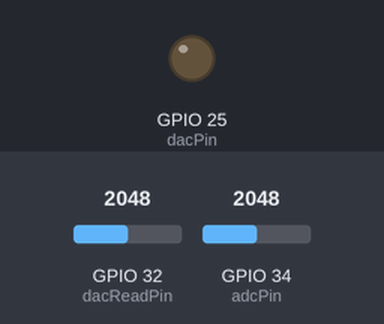
The sketch below on a simulated ESP32. Parts: output pins drawn as LEDs (lit = HIGH). The test bench sets the inputs (shaded band); at power-on: GPIO 32 (dacReadPin) = 2048, GPIO 34 (adcPin) = 2048 (analog values on the 0–4095 scale). What the sketch prints to the serial monitor is not drawn.

Above: at 0.0 s.
At 0.9 s:
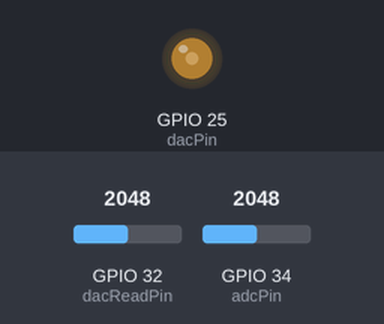
Timing chart, 0 to 39.4 s (numbered marks = the images above):
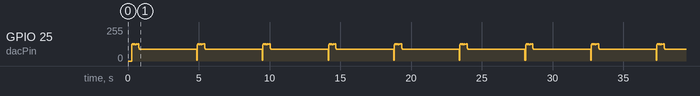

The sketch:

ProyectoTest2.ino
```cpp
// ESP32_measure_with_dac_read.ino
#include <Arduino.h>

const int dacPin = 25;       // DAC1 (salida)
const int adcPin = 34;       // mide Vout (entre Rlimit y phantom)
const int dacReadPin = 32;   // ADC pin donde conectas un jumper desde DAC (para medir Vin real)

const int sampleRate = 20000; // 20 kHz
const int freq = 1000;
const int samples = 2000;    // aumentar para mejor SNR

uint16_t rawADC_vout[samples];
uint16_t rawADC_vin[samples];
float VinArray[samples];

void setup() {
  Serial.begin(115200);
  analogReadResolution(12);              // 0-4095
  analogSetAttenuation(ADC_11db);        // medir hasta ~3.3V
  delay(200);
}

void loop() {
  // Generar senoide en DAC y leer Vout + Vin real
  for (int i = 0; i < samples; i++) {
    float t = (float)i / sampleRate;
    float sineValue = (sin(2 * PI * freq * t) + 1.0) * 127.5;  // 0-255
    dacWrite(dacPin, (int)sineValue);

    // esperar siguiente sample
    delayMicroseconds(1000000 / sampleRate);

    rawADC_vout[i] = analogRead(adcPin);     // vout crudo 0-4095
    rawADC_vin[i]  = analogRead(dacReadPin); // lectura del pin DAC conectado aquí
    VinArray[i] = (sineValue / 255.0) * 3.3; // valor teórico (opcional)
  }

  // Enviar bloque
  Serial.println("START");
  for (int i = 0; i < samples; i++) {
    // enviar: Vin_teorico, rawVinADC, rawVoutADC
    Serial.print(VinArray[i], 4); Serial.print(",");
    Serial.print(rawADC_vin[i]); Serial.print(",");
    Serial.println(rawADC_vout[i]);
  }
  Serial.println("END");

  delay(1000);
}
```
